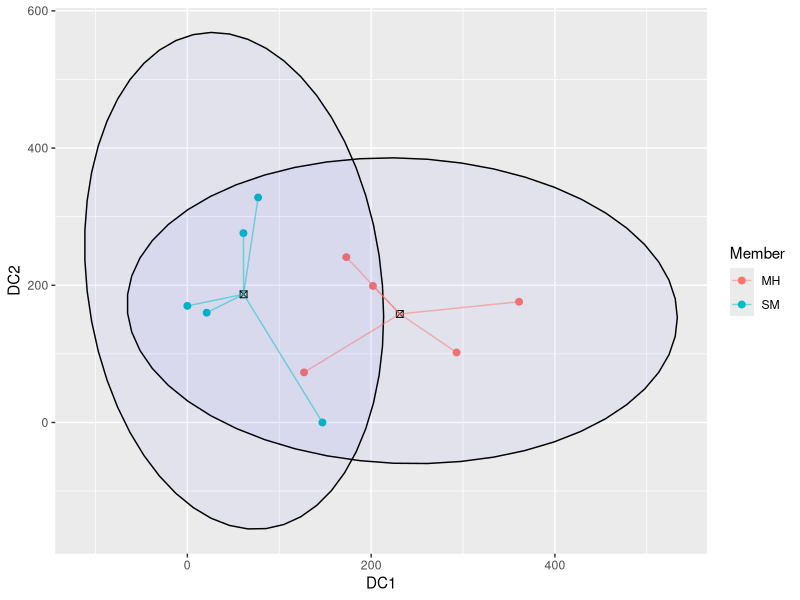
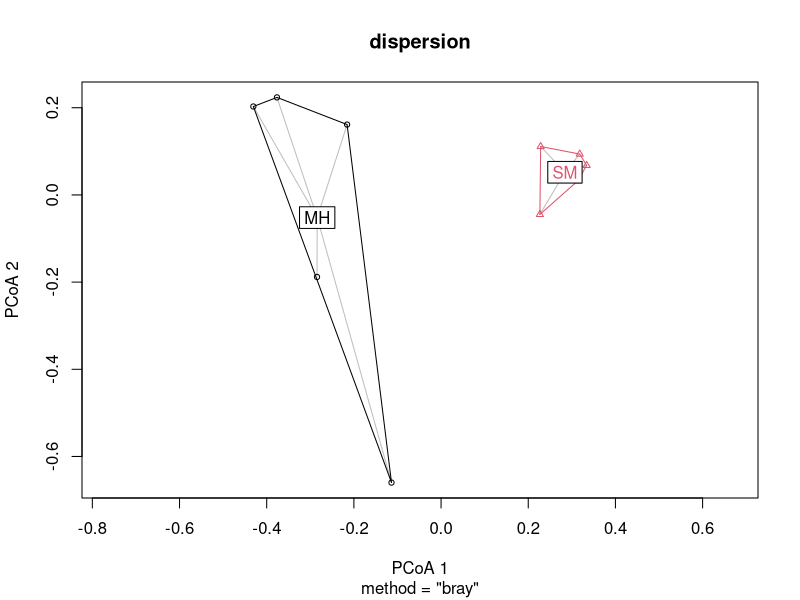

These figures' R source, in order: (Note: this script raises an error after producing the figures.)
## ---- chunk 1
library(tidyverse)
library(dplyr)
library(ggplot2)
library(vegan)
## ---- chunk 2
gen_raw<- read_csv("gen_trans_031325.csv", col_names = TRUE)
gen_raw
## ---- chunk 3
gen_SMMH<- gen_raw[gen_raw$Member != "RM",]
gen_SMMH

#just numeric data
gen_SMMH_num<-gen_SMMH[,3:142] 
gen_SMMH_num
## ---- chunk 4
#Converting to proportions
perm_data_SMMH<- (100*(gen_SMMH_num/rowSums(gen_SMMH_num)))
perm_data_SMMH
## ---- chunk 5
dcadata<- read_csv("gen_dca_031525.csv", col_names = TRUE)
dcadata

dcadataSMMH<- dcadata[dcadata$Member != "RM",]
dcadataSMMH

#Extracting DCA scores
dca_scoresSMMH<- dcadataSMMH[,3:4]
dca_scoresSMMH

## ---- chunk 6
dcagroup_centroids_SMMH <- data.frame(
  Member = c("SM", "MH"),
  Centroid_X = c(mean(dca_scoresSMMH$`Axis 1`[dcadataSMMH$Member == "SM"]),
                 mean(dca_scoresSMMH$`Axis 1`[dcadataSMMH$Member == "MH"])),
  Centroid_Y = c(mean(dca_scoresSMMH$`Axis 2`[dcadataSMMH$Member == "SM"]),
                 mean(dca_scoresSMMH$`Axis 2`[dcadataSMMH$Member == "MH"]))
)


## ---- chunk 7
dcaplot_data_SMMH <-data.frame(
  Member = dcadataSMMH$Member,
  DC1 = dca_scoresSMMH$`Axis 1`,
  DC2 = dca_scoresSMMH$`Axis 2`,
  xend = c(rep(dcagroup_centroids_SMMH[1,2],5), rep(dcagroup_centroids_SMMH[2,2],5)),
  yend = c(rep(dcagroup_centroids_SMMH[1,3],5), rep(dcagroup_centroids_SMMH[2,3],5))
)

dcaplot_data_SMMH
## ---- chunk 8
ggplot(dcaplot_data_SMMH, aes(DC1,DC2))+
  geom_point(aes(color = Member), size = 2) +
  stat_ellipse(geom = "polygon", alpha = 0.04, aes(group = Member),
               color = "black", fill = "blue")+
  geom_point(data = dcagroup_centroids_SMMH, aes(x = Centroid_X, y = Centroid_Y),
             color = "black", size = 2, shape = 7)+
  geom_segment(data = dcaplot_data_SMMH, aes(x =DC1, y = DC2, 
                                        xend = xend, yend = yend, color = Member), alpha = 0.5)

## ---- chunk 9
perm_distSMMH<-vegdist(perm_data_SMMH, method = 'bray')
perm_distSMMH

## ---- chunk 10
#Create empty matrix
dist_mat_SMMH= matrix(0, nrow = 10, ncol = 10)

#Setting below diagonal to perm_dost values, and above the diagonal to empty
dist_mat_SMMH[lower.tri(dist_mat_SMMH)] <- perm_distSMMH
dist_mat_SMMH[upper.tri(dist_mat_SMMH)]<- ""
dist_mat_SMMH

#making it a df
perm_distSMMH_df<- as.data.frame(dist_mat_SMMH, row.names = NULL)
perm_distSMMH_df

#setting col and rownames so we can see what distance we are calculating
rownames(perm_distSMMH_df)<- gen_SMMH$`Sample ID`
colnames(perm_distSMMH_df)<- gen_SMMH$`Sample ID`

write_csv(perm_distSMMH_df, "gen_V3_dist_SMMH.csv")
perm_distSMMH_df
## ---- chunk 11
#Assumptions- I don't think this applies to us, but keeping it in.
dispersion<-betadisper(perm_distSMMH, group=gen_SMMH$Member,type = "centroid")

plot(dispersion)

anova(dispersion)

## ---- chunk 12
Perma_result <- adonis2(perm_distSMMH~as.factor(dcaplot_data_SMMH$Member), data = perm_distSMMH,
                        permutations = 10000)
Perma_result

## ---- chunk 13
Perma_result1 <- adonis2(perm_distSMMH~as.factor(dcaplot_data_SMMH$Member), data = perm_distSMMH,
                         permutations = 10000)
Perma_result1

#Extracting perm results
permustats_results1<- permustats(Perma_result1)
#permustats_results1

#calculating mean and se
means_and_se1<- mean_se(permustats_results1$permutations, mult = 1)

## ---- chunk 14
Perma_result2 <- adonis2(perm_distSMMH~as.factor(dcaplot_data_SMMH$Member), data = perm_distSMMH,
                         permutations = 10000)
Perma_result2

#Extracting perm results
permustats_results2<- permustats(Perma_result2)
#permustats_results2

#calculating mean and se
means_and_se2<- mean_se(permustats_results2$permutations, mult = 1)

## ---- chunk 15
Perma_result3 <- adonis2(perm_distSMMH~as.factor(dcaplot_data_SMMH$Member), data = perm_distSMMH,
                         permutations = 10000)
Perma_result3

#Extracting perm results
permustats_results3<- permustats(Perma_result3)
#permustats_results3

#calculating mean and se
means_and_se3<- mean_se(permustats_results3$permutations, mult = 1)

## ---- chunk 16
Perma_result4 <- adonis2(perm_distSMMH~as.factor(dcaplot_data_SMMH$Member), data = perm_distSMMH,
                         permutations = 10000)
Perma_result4

#Extracting perm results
permustats_results4<- permustats(Perma_result4)
#permustats_results4

#calculating mean and se
means_and_se4<- mean_se(permustats_results4$permutations, mult = 1)

## ---- chunk 17
Perma_result5 <- adonis2(perm_distSMMH~as.factor(dcaplot_data_SMMH$Member), data = perm_distSMMH,
                         permutations = 10000)
Perma_result5

#Extracting perm results
permustats_results5<- permustats(Perma_result5)
#permustats_results5

#calculating mean and se
means_and_se5<- mean_se(permustats_results5$permutations, mult = 1)

## ---- chunk 18
Perma_result6 <- adonis2(perm_distSMMH~as.factor(dcaplot_data_SMMH$Member), data = perm_distSMMH,
                         permutations = 10000)
Perma_result6

#Extracting perm results
permustats_results6<- permustats(Perma_result6)
#permustats_results6

#calculating mean and se
means_and_se6<- mean_se(permustats_results6$permutations, mult = 1)

## ---- chunk 19
Perma_result7 <- adonis2(perm_distSMMH~as.factor(dcaplot_data_SMMH$Member), data = perm_distSMMH,
                         permutations = 10000)
Perma_result7

#Extracting perm results
permustats_results7<- permustats(Perma_result7)
#permustats_results7

#calculating mean and se
means_and_se7<- mean_se(permustats_results7$permutations, mult = 1)

## ---- chunk 20
Perma_result8 <- adonis2(perm_distSMMH~as.factor(dcaplot_data_SMMH$Member), data = perm_distSMMH,
                         permutations = 10000)
Perma_result8

#Extracting perm results
permustats_results8<- permustats(Perma_result8)
#permustats_results8

#calculating mean and se
means_and_se8<- mean_se(permustats_results8$permutations, mult = 1)

## ---- chunk 21
Perma_result9 <- adonis2(perm_distSMMH~as.factor(dcaplot_data_SMMH$Member), data = perm_distSMMH,
                         permutations = 10000)
Perma_result9

#Extracting perm results
permustats_results9<- permustats(Perma_result9)
#permustats_results9

#calculating mean and se
means_and_se9<- mean_se(permustats_results9$permutations, mult = 1)

## ---- chunk 22
Perma_result10 <- adonis2(perm_distSMMH~as.factor(dcaplot_data_SMMH$Member), data = perm_distSMMH,
                         permutations = 10000)
Perma_result10

#Extracting perm results
permustats_results10<- permustats(Perma_result10)
#permustats_results10

#calculating mean and se
means_and_se10<- mean_se(permustats_results10$permutations, mult = 1)

